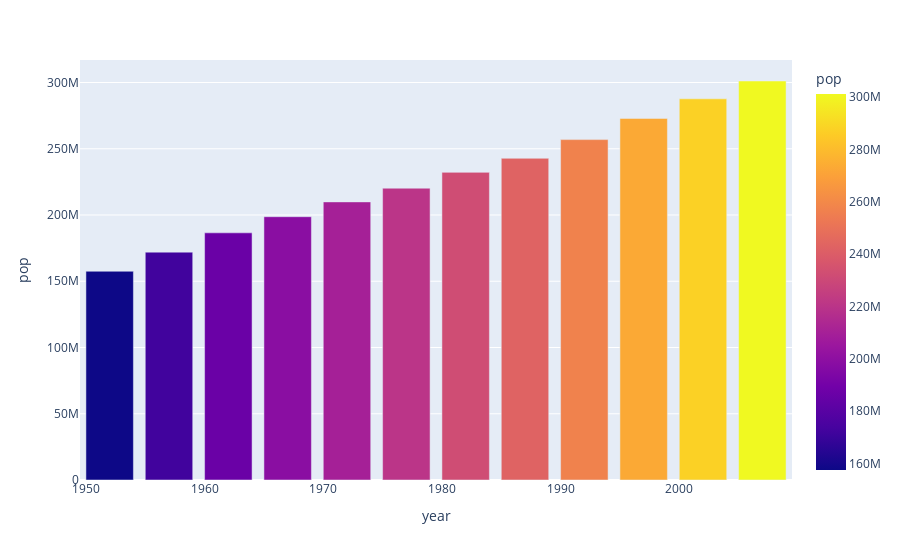

The cell this chart's notebook holds for it:
### Code cell
px.bar(US_populations, x='year', y='pop', color='pop')

### Figure 1 — Plotly figure (JSON) as saved in the notebook; plotly's stock layout.template omitted (floating-point values rounded to 4 significant figures)
{"data": [{"alignmentgroup": "True", "hovertemplate": "year=%{x}<br>pop=%{marker.color}<extra></extra>", "legendgroup": "", "marker": {"color": [157553000, 171984000, 186538000, 198712000, 209896000, 220239000, 232187835, 242803533, 256894189, 272911760, 287675526, 301139947], "coloraxis": "coloraxis", "pattern": {"shape": ""}}, "name": "", "offsetgroup": "", "orientation": "v", "showlegend": false, "textposition": "auto", "type": "bar", "x": [1952, 1957, 1962, 1967, 1972, 1977, 1982, 1987, 1992, 1997, 2002, 2007], "xaxis": "x", "y": [157553000, 171984000, 186538000, 198712000, 209896000, 220239000, 232187835, 242803533, 256894189, 272911760, 287675526, 301139947], "yaxis": "y"}], "layout": {"barmode": "relative", "coloraxis": {"colorbar": {"title": {"text": "pop"}}, "colorscale": [[0, "#0d0887"], [0.1111, "#46039f"], [0.2222, "#7201a8"], [0.3333, "#9c179e"], [0.4444, "#bd3786"], [0.5556, "#d8576b"], [0.6667, "#ed7953"], [0.7778, "#fb9f3a"], [0.8889, "#fdca26"], [1, "#f0f921"]]}, "legend": {"tracegroupgap": 0}, "margin": {"t": 60}, "xaxis": {"anchor": "y", "domain": [0, 1], "title": {"text": "year"}}, "yaxis": {"anchor": "x", "domain": [0, 1], "title": {"text": "pop"}}}}
